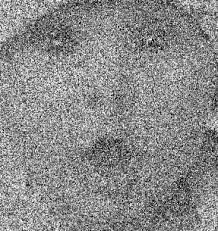
#> input picture Exercise/baby.jpeg, 218 x 231 px; its folder holds only this picture in this run
$ python 06.py
#> lines starting #> are read from the running program, lines starting #| are printed output that depends on the picture
import numpy as np
import imageio.v2 as iio
import scipy.ndimage as sn
import matplotlib.pylab as plt
import os

# Đường dẫn đến thư mục chứa ảnh bài tập
exercise_folder = 'Exercise'
output_folder_bai6 = 'Output_Bai6'

# Tạo thư mục output nếu chưa tồn tại
os.makedirs(output_folder_bai6, exist_ok=True)

print(f"--- Bắt đầu xử lý Bài tập 6: Khử nhiễu ảnh từ thư mục '{exercise_folder}' ---")

# Lặp qua tất cả các tệp trong thư mục Exercise
for filename in os.listdir(exercise_folder):
    if filename.lower().endswith(('.png', '.jpg', '.jpeg', '.gif', '.bmp')):
        file_path = os.path.join(exercise_folder, filename)
        # base_name được định nghĩa ở đây để đảm bảo nó có sẵn khi sử dụng trong try block
        base_name = os.path.splitext(filename)[0]

        print(f"\nĐang xử lý ảnh: {filename}")

        try: # Khối try bắt đầu từ đây
            # 1. Mở ảnh và chuyển sang grayscale (ĐÃ SỬA LỖI as_gray)
            a = iio.imread(file_path, mode='L').astype(np.uint8)
#> a is the input picture: shape (231, 218); min 0, max 255, mean 137.8

            # --- Tùy chọn: Thêm nhiễu vào ảnh để dễ đánh giá hiệu quả khử nhiễu ---
            row, col = a.shape
#> row = 231; col = 218
            mean = 0
            var = 400 # Độ lớn nhiễu, có thể điều chỉnh
            sigma = var**0.5
            gaussian_noise = np.random.normal(mean, sigma, (row, col))
            a_noisy = a + gaussian_noise
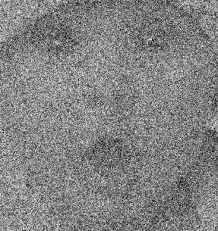
#> a_noisy: shape (231, 218) float64; min -45.27, max 311, mean 137.7; drawn with min black and max white
            a_noisy = np.clip(a_noisy, 0, 255).astype(np.uint8)
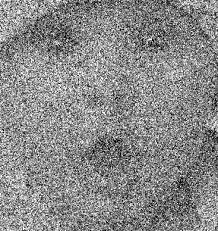
#> a_noisy: shape (231, 218); min 0, max 255, mean 137.2
            current_image_to_process = a_noisy # Xử lý ảnh có nhiễu

            # Lưu ảnh có nhiễu để so sánh
            iio.imsave(os.path.join(output_folder_bai6, f'{base_name}_original_noisy.png'), current_image_to_process)
            print(f"  Đã tạo và lưu ảnh có nhiễu: {base_name}_original_noisy.png")

            # Hiển thị ảnh gốc và ảnh có nhiễu
            plt.figure(figsize=(12, 6))
            plt.subplot(1, 2, 1)
            plt.imshow(a, cmap='gray')
            plt.title(f'Ảnh Gốc ({filename})')
            plt.axis('off')

            plt.subplot(1, 2, 2)
            plt.imshow(current_image_to_process, cmap='gray')
            plt.title(f'Ảnh Có Nhiễu')
            plt.axis('off')
            plt.show()
            # ----------------------------------------------------------------------

            # 2. Áp dụng Mean Filter
            k_size = 5 # Kích thước kernel 5x5 như ví dụ trong tài liệu
            kernel_mean = np.ones((k_size, k_size)) / (k_size * k_size)
            img_mean = sn.convolve(current_image_to_process, kernel_mean).astype(np.uint8)
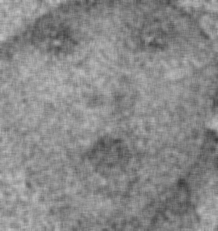
#> img_mean: shape (231, 218); min 57, max 194, mean 136.7
            iio.imsave(os.path.join(output_folder_bai6, f'{base_name}_mean_filter.png'), img_mean)
            print(f"  Đã áp dụng Mean Filter và lưu: {base_name}_mean_filter.png")
            plt.imshow(img_mean, cmap='gray')
            plt.title(f'Mean Filter ({k_size}x{k_size})')
            plt.axis('off')
            plt.show()

            # 3. Áp dụng Median Filter
            img_median = sn.median_filter(current_image_to_process, size=5)
            iio.imsave(os.path.join(output_folder_bai6, f'{base_name}_median_filter.png'), img_median)
            print(f"  Đã áp dụng Median Filter và lưu: {base_name}_median_filter.png")
            plt.imshow(img_median, cmap='gray')
            plt.title(f'Median Filter (size=5)')
            plt.axis('off')
            plt.show()

            # 4. Áp dụng Max Filter
            img_max = sn.maximum_filter(current_image_to_process, size=5)
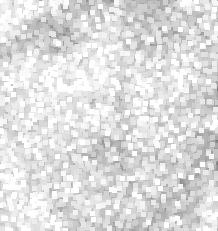
#> img_max: shape (231, 218); min 119, max 255, mean 222.1
            iio.imsave(os.path.join(output_folder_bai6, f'{base_name}_max_filter.png'), img_max)
            print(f"  Đã áp dụng Max Filter và lưu: {base_name}_max_filter.png")
            plt.imshow(img_max, cmap='gray')
            plt.title(f'Max Filter (size=5)')
            plt.axis('off')
            plt.show()

            # 5. Áp dụng Min Filter
            img_min = sn.minimum_filter(current_image_to_process, size=5)
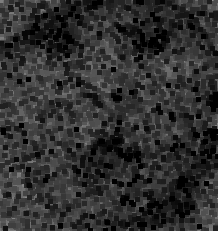
#> img_min: shape (231, 218); min 0, max 149, mean 47.8
            iio.imsave(os.path.join(output_folder_bai6, f'{base_name}_min_filter.png'), img_min)
            print(f"  Đã áp dụng Min Filter và lưu: {base_name}_min_filter.png")
            plt.imshow(img_min, cmap='gray')
            plt.title(f'Min Filter (size=5)')
            plt.axis('off')
            plt.show()

        except Exception as e: # Khối except để bắt lỗi và in ra thông báo
            print(f"  Lỗi khi xử lý {filename}: {e}")

print(f"\n--- Hoàn thành xử lý Bài tập 6. Kiểm tra kết quả trong thư mục '{output_folder_bai6}' ---")
print("Để biết filter nào khử nhiễu tốt nhất, hãy mở các ảnh đã lưu và so sánh trực quan.")
print("Thông thường, Median Filter hiệu quả với nhiễu muối tiêu, Gaussian Filter tốt với nhiễu Gaussian.")

$ run again, on Exercise/balloons_noisy.png
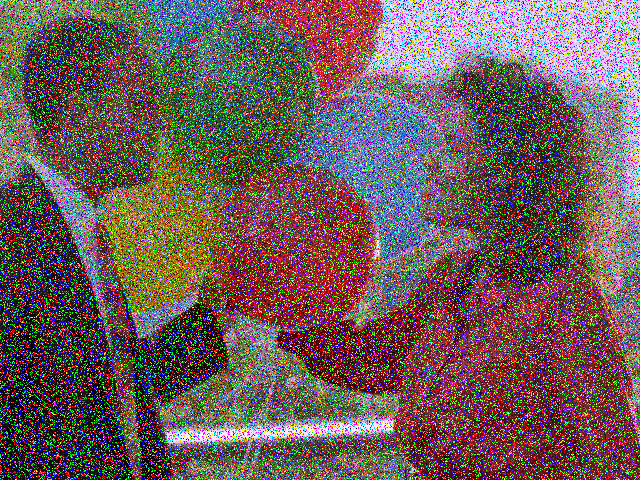
#> input picture Exercise/balloons_noisy.png, 640 x 480 px
#> `img_max = sn.maximum_filter(current_image_to_process, size=5)`:
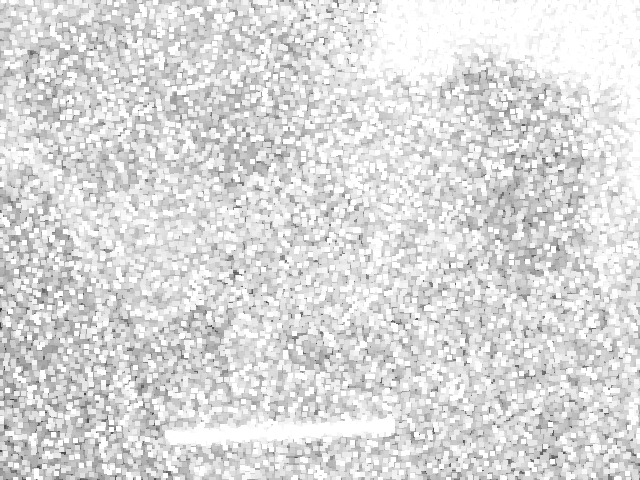
#> img_max: shape (480, 640); min 47, max 255, mean 218.1
#> `img_min = sn.minimum_filter(current_image_to_process, size=5)`:
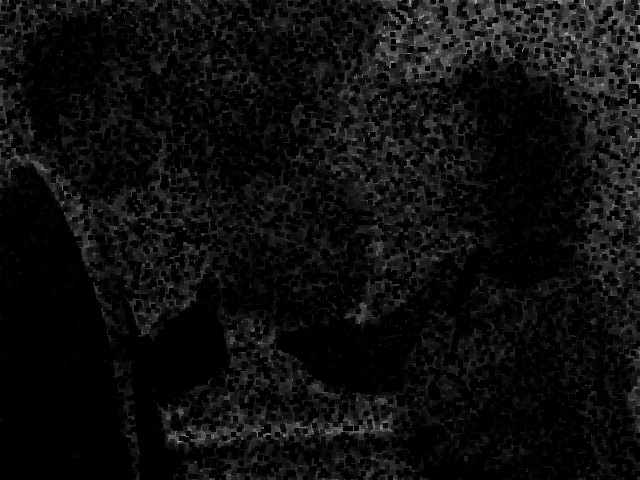
#> img_min: shape (480, 640); min 0, max 183, mean 14.5

$ run again, on Exercise/world_cup.jpg.jpg
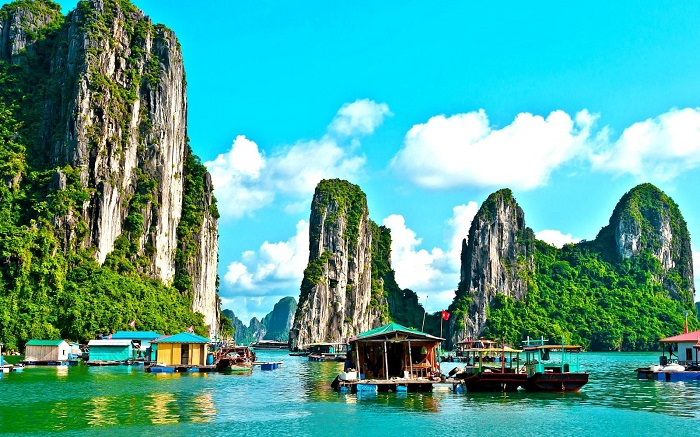
#> input picture Exercise/world_cup.jpg.jpg, 700 x 437 px
#> `img_max = sn.maximum_filter(current_image_to_process, size=5)`:
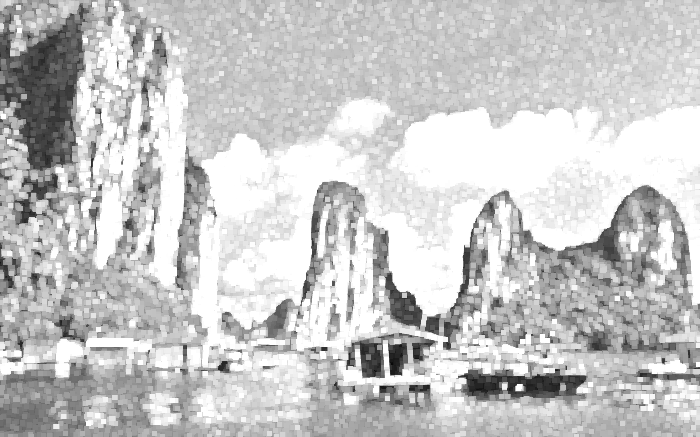
#> img_max: shape (437, 700); min 7, max 255, mean 199.2
#> `img_min = sn.minimum_filter(current_image_to_process, size=5)`:
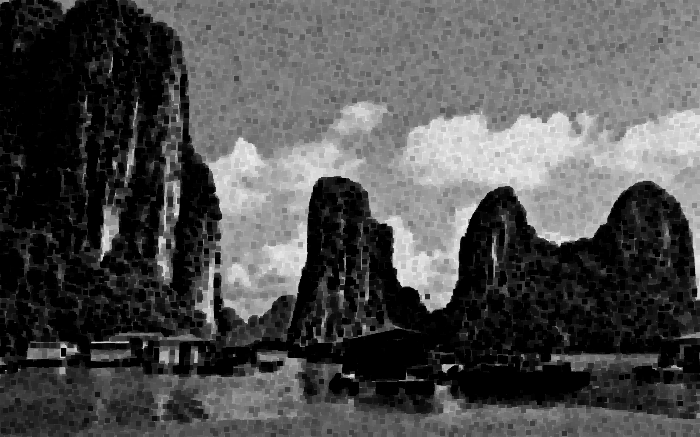
#> img_min: shape (437, 700); min 0, max 243, mean 79.1
